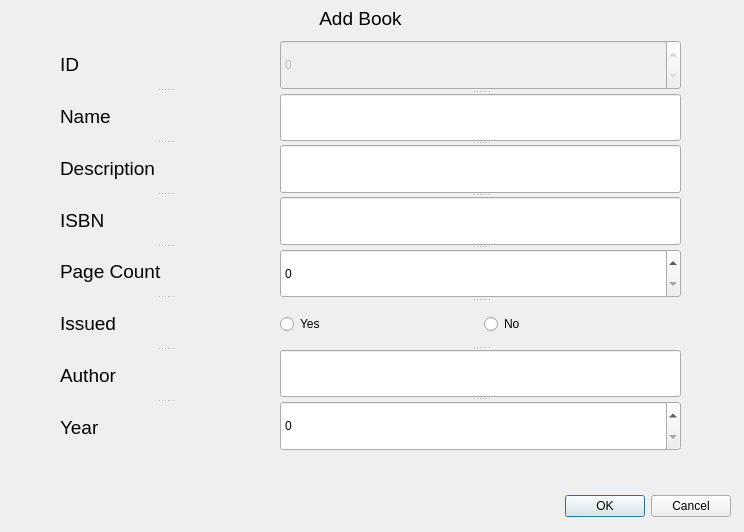
<?xml version="1.0" encoding="UTF-8"?>
<ui version="4.0">
 <class>Dialog</class>
 <widget class="QDialog" name="Dialog">
  <property name="geometry">
   <rect>
    <x>0</x>
    <y>0</y>
    <width>744</width>
    <height>532</height>
   </rect>
  </property>
  <property name="windowTitle">
   <string>Add Book Dialog</string>
  </property>
  <widget class="QDialogButtonBox" name="buttonBox">
   <property name="geometry">
    <rect>
     <x>390</x>
     <y>490</y>
     <width>341</width>
     <height>32</height>
    </rect>
   </property>
   <property name="orientation">
    <enum>Qt::Horizontal</enum>
   </property>
   <property name="standardButtons">
    <set>QDialogButtonBox::Cancel|QDialogButtonBox::Ok</set>
   </property>
  </widget>
  <widget class="QLabel" name="label">
   <property name="geometry">
    <rect>
     <x>300</x>
     <y>10</y>
     <width>121</width>
     <height>16</height>
    </rect>
   </property>
   <property name="font">
    <font>
     <pointsize>14</pointsize>
    </font>
   </property>
   <property name="text">
    <string>Add Book</string>
   </property>
   <property name="alignment">
    <set>Qt::AlignCenter</set>
   </property>
  </widget>
  <widget class="QSplitter" name="splitter">
   <property name="geometry">
    <rect>
     <x>280</x>
     <y>40</y>
     <width>401</width>
     <height>411</height>
    </rect>
   </property>
   <property name="orientation">
    <enum>Qt::Vertical</enum>
   </property>
   <widget class="QSpinBox" name="id_spinbox">
    <property name="enabled">
     <bool>false</bool>
    </property>
   </widget>
   <widget class="QLineEdit" name="name_input"/>
   <widget class="QLineEdit" name="description_input"/>
   <widget class="QLineEdit" name="isbn_input"/>
   <widget class="QSpinBox" name="page_count_spinbox"/>
   <widget class="QWidget" name="">
    <layout class="QHBoxLayout" name="horizontalLayout">
     <item>
      <widget class="QRadioButton" name="yes">
       <property name="text">
        <string>Yes</string>
       </property>
      </widget>
     </item>
     <item>
      <widget class="QRadioButton" name="no">
       <property name="text">
        <string>No</string>
       </property>
      </widget>
     </item>
    </layout>
   </widget>
   <widget class="QLineEdit" name="author_input"/>
   <widget class="QSpinBox" name="year_spinbox"/>
  </widget>
  <widget class="QSplitter" name="splitter_2">
   <property name="geometry">
    <rect>
     <x>60</x>
     <y>40</y>
     <width>211</width>
     <height>411</height>
    </rect>
   </property>
   <property name="orientation">
    <enum>Qt::Vertical</enum>
   </property>
   <widget class="QLabel" name="label_9">
    <property name="font">
     <font>
      <pointsize>14</pointsize>
     </font>
    </property>
    <property name="text">
     <string>ID</string>
    </property>
   </widget>
   <widget class="QLabel" name="label_2">
    <property name="font">
     <font>
      <pointsize>14</pointsize>
     </font>
    </property>
    <property name="text">
     <string>Name</string>
    </property>
   </widget>
   <widget class="QLabel" name="label_3">
    <property name="font">
     <font>
      <pointsize>14</pointsize>
     </font>
    </property>
    <property name="text">
     <string>Description</string>
    </property>
   </widget>
   <widget class="QLabel" name="label_4">
    <property name="font">
     <font>
      <pointsize>14</pointsize>
     </font>
    </property>
    <property name="text">
     <string>ISBN</string>
    </property>
   </widget>
   <widget class="QLabel" name="label_5">
    <property name="font">
     <font>
      <pointsize>14</pointsize>
     </font>
    </property>
    <property name="text">
     <string>Page Count</string>
    </property>
   </widget>
   <widget class="QLabel" name="label_6">
    <property name="font">
     <font>
      <pointsize>14</pointsize>
     </font>
    </property>
    <property name="text">
     <string>Issued</string>
    </property>
   </widget>
   <widget class="QLabel" name="label_7">
    <property name="font">
     <font>
      <pointsize>14</pointsize>
     </font>
    </property>
    <property name="text">
     <string>Author</string>
    </property>
   </widget>
   <widget class="QLabel" name="label_8">
    <property name="font">
     <font>
      <pointsize>14</pointsize>
     </font>
    </property>
    <property name="text">
     <string>Year</string>
    </property>
   </widget>
  </widget>
 </widget>
 <resources/>
 <connections>
  <connection>
   <sender>buttonBox</sender>
   <signal>accepted()</signal>
   <receiver>Dialog</receiver>
   <slot>accept()</slot>
   <hints>
    <hint type="sourcelabel">
     <x>248</x>
     <y>254</y>
    </hint>
    <hint type="destinationlabel">
     <x>157</x>
     <y>274</y>
    </hint>
   </hints>
  </connection>
  <connection>
   <sender>buttonBox</sender>
   <signal>rejected()</signal>
   <receiver>Dialog</receiver>
   <slot>reject()</slot>
   <hints>
    <hint type="sourcelabel">
     <x>316</x>
     <y>260</y>
    </hint>
    <hint type="destinationlabel">
     <x>286</x>
     <y>274</y>
    </hint>
   </hints>
  </connection>
 </connections>
</ui>
